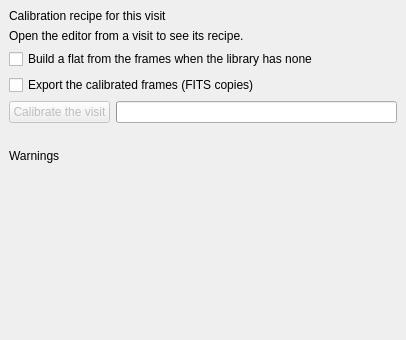
<?xml version="1.0" encoding="UTF-8"?>
<ui version="4.0">
 <class>UfeCalibrationTab</class>
 <widget class="QWidget" name="UfeCalibrationTab">
  <property name="geometry">
   <rect>
    <x>0</x>
    <y>0</y>
    <width>406</width>
    <height>340</height>
   </rect>
  </property>
  <layout class="QVBoxLayout" name="vbox_calibration">
   <property name="leftMargin"><number>9</number></property>
   <property name="topMargin"><number>9</number></property>
   <property name="rightMargin"><number>9</number></property>
   <property name="bottomMargin"><number>9</number></property>
   <item>
    <widget class="QLabel" name="lbl_recipe_title">
     <property name="text"><string>Calibration recipe for this visit</string></property>
     <property name="toolTip">
      <string>Which master of the library each piece uses (a dark already includes the bias; the flat is per filter and normalised), resolved against the first frame's header</string>
     </property>
    </widget>
   </item>
   <item>
    <widget class="QLabel" name="lbl_recipe">
     <property name="text"><string>Open the editor from a visit to see its recipe.</string></property>
     <property name="wordWrap"><bool>true</bool></property>
    </widget>
   </item>
   <item>
    <widget class="QCheckBox" name="chk_pseudo_flat">
     <property name="text"><string>Build a flat from the frames when the library has none</string></property>
     <property name="toolTip">
      <string>A pseudo-flat: the train's dust and the sensor's vignetting are fixed on the frame and survive a low percentile over the frames, while the stars move and do not. It is smoothed and normalised, and it is used ONLY for the filters the library has no flat for (a real flat always wins). It needs the sequence to be dithered: without dithering the stars survive the percentile and the app says so</string>
     </property>
    </widget>
   </item>
   <item>
    <widget class="QCheckBox" name="chk_export">
     <property name="text"><string>Export the calibrated frames (FITS copies)</string></property>
     <property name="toolTip">
      <string>Calibration works in memory; writing hundreds of calibrated FITS is optional and explicit. The copies land in the project's folder (a "calibrados" subfolder) and are registered to the visit</string>
     </property>
    </widget>
   </item>
   <item>
    <layout class="QHBoxLayout" name="row_run">
     <item>
      <widget class="QPushButton" name="btn_calibrate">
       <property name="enabled"><bool>false</bool></property>
       <property name="text"><string>Calibrate the visit</string></property>
       <property name="toolTip">
        <string>Apply the recipe to every frame of the visit (offset first, flat second). While it runs, this button is the Cancel</string>
       </property>
      </widget>
     </item>
     <item>
      <widget class="QProgressBar" name="prg_calib">
       <property name="visible"><bool>false</bool></property>
      </widget>
     </item>
    </layout>
   </item>
   <item>
    <widget class="QLabel" name="lbl_status">
     <property name="visible"><bool>false</bool></property>
     <property name="text"><string/></property>
     <property name="wordWrap"><bool>true</bool></property>
    </widget>
   </item>
   <item>
    <widget class="QLabel" name="lbl_warnings_title">
     <property name="text"><string>Warnings</string></property>
    </widget>
   </item>
   <item>
    <widget class="QLabel" name="lbl_warnings">
     <property name="text"><string/></property>
     <property name="toolTip">
      <string>What the recipe could not do and what stays in the frames: no dark, no bias, no flat for the filter, or a master out of tolerance</string>
     </property>
     <property name="wordWrap"><bool>true</bool></property>
     <property name="alignment"><set>Qt::AlignLeft|Qt::AlignTop</set></property>
    </widget>
   </item>
   <item>
    <spacer name="vspacer_calibration">
     <property name="orientation"><enum>Qt::Vertical</enum></property>
     <property name="sizeHint" stdset="0"><size><width>20</width><height>40</height></size></property>
    </spacer>
   </item>
  </layout>
 </widget>
 <resources/>
 <connections/>
</ui>
